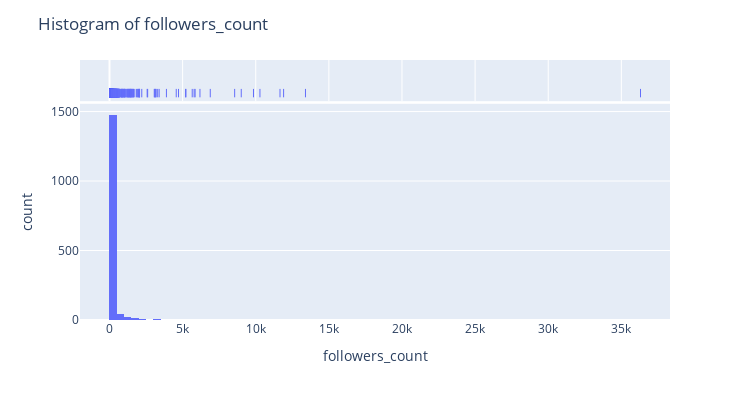
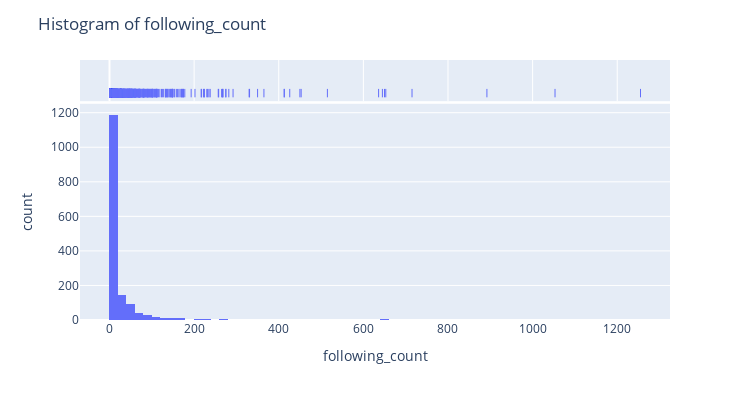
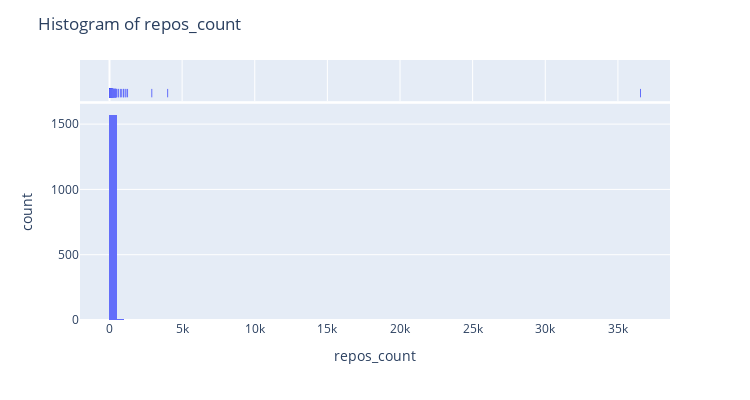
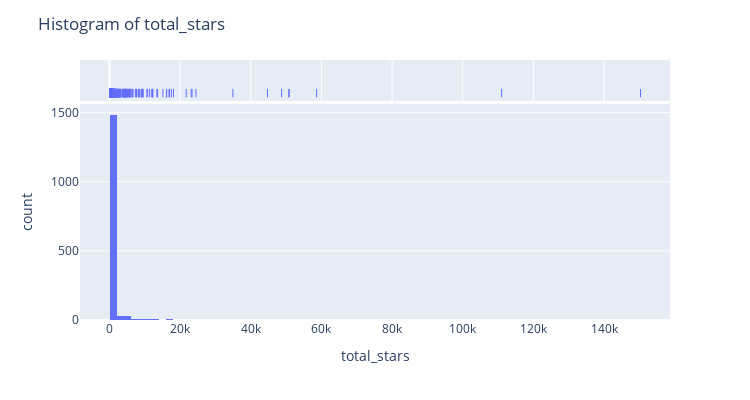

Notebook code for these charts, in order:
### Markdown cell above
Since it is a bit difficult to interpret all the above values at once, we visualize the distributions in the following using histograms and box plots. This will make it easier to detect outliers, i.e. data that is distinctively different from other observations.

### Code cell
# plot histogram
for col in numeric_cols:
    fig = px.histogram(df, x=col, hover_data=[col], nbins=100, labels={'x':col, 'y':'count'}, marginal="rug")
    fig.update_layout(height=400, width=750, title_text=f'Histogram of {col}')
    fig.show()

### Figure 1 — Plotly figure (JSON) as saved in the notebook; plotly's stock layout.template omitted (floating-point values rounded to 4 significant figures; data arrays with more than 128 entries replaced by an {"elided": "..."} marker saying what was removed)
{"data": [{"alignmentgroup": "True", "bingroup": "x", "hovertemplate": "followers_count=%{x}<br>count=%{y}<extra></extra>", "legendgroup": "", "marker": {"color": "#636efa"}, "name": "", "nbinsx": 100, "offsetgroup": "", "orientation": "v", "showlegend": false, "type": "histogram", "x": {"elided": "1585 int values"}, "xaxis": "x", "yaxis": "y"}, {"alignmentgroup": "True", "boxpoints": "all", "customdata": {"elided": "1585x1 int values"}, "fillcolor": "rgba(255,255,255,0)", "hoveron": "points", "hovertemplate": "followers_count=%{customdata[0]}<extra></extra>", "jitter": 0, "legendgroup": "", "line": {"color": "rgba(255,255,255,0)"}, "marker": {"color": "#636efa", "symbol": "line-ns-open"}, "name": "", "offsetgroup": "", "showlegend": false, "type": "box", "x": {"elided": "1585 int values"}, "xaxis": "x2", "yaxis": "y2"}], "layout": {"barmode": "relative", "height": 400, "legend": {"tracegroupgap": 0}, "margin": {"t": 60}, "title": {"text": "Histogram of followers_count"}, "width": 750, "xaxis": {"anchor": "y", "domain": [0, 1], "title": {"text": "followers_count"}}, "xaxis2": {"anchor": "y2", "domain": [0, 1], "matches": "x", "showgrid": true, "showticklabels": false}, "yaxis": {"anchor": "x", "domain": [0, 0.8316], "title": {"text": "count"}}, "yaxis2": {"anchor": "x2", "domain": [0.8416, 1], "matches": "y2", "showgrid": false, "showline": false, "showticklabels": false, "ticks": ""}}}

### Figure 2 — Plotly figure (JSON) as saved in the notebook; plotly's stock layout.template omitted (floating-point values rounded to 4 significant figures; data arrays with more than 128 entries replaced by an {"elided": "..."} marker saying what was removed)
{"data": [{"alignmentgroup": "True", "bingroup": "x", "hovertemplate": "following_count=%{x}<br>count=%{y}<extra></extra>", "legendgroup": "", "marker": {"color": "#636efa"}, "name": "", "nbinsx": 100, "offsetgroup": "", "orientation": "v", "showlegend": false, "type": "histogram", "x": {"elided": "1585 int values"}, "xaxis": "x", "yaxis": "y"}, {"alignmentgroup": "True", "boxpoints": "all", "customdata": {"elided": "1585x1 int values"}, "fillcolor": "rgba(255,255,255,0)", "hoveron": "points", "hovertemplate": "following_count=%{customdata[0]}<extra></extra>", "jitter": 0, "legendgroup": "", "line": {"color": "rgba(255,255,255,0)"}, "marker": {"color": "#636efa", "symbol": "line-ns-open"}, "name": "", "offsetgroup": "", "showlegend": false, "type": "box", "x": {"elided": "1585 int values"}, "xaxis": "x2", "yaxis": "y2"}], "layout": {"barmode": "relative", "height": 400, "legend": {"tracegroupgap": 0}, "margin": {"t": 60}, "title": {"text": "Histogram of following_count"}, "width": 750, "xaxis": {"anchor": "y", "domain": [0, 1], "title": {"text": "following_count"}}, "xaxis2": {"anchor": "y2", "domain": [0, 1], "matches": "x", "showgrid": true, "showticklabels": false}, "yaxis": {"anchor": "x", "domain": [0, 0.8316], "title": {"text": "count"}}, "yaxis2": {"anchor": "x2", "domain": [0.8416, 1], "matches": "y2", "showgrid": false, "showline": false, "showticklabels": false, "ticks": ""}}}

### Figure 3 — Plotly figure (JSON) as saved in the notebook; plotly's stock layout.template omitted (floating-point values rounded to 4 significant figures; data arrays with more than 128 entries replaced by an {"elided": "..."} marker saying what was removed)
{"data": [{"alignmentgroup": "True", "bingroup": "x", "hovertemplate": "repos_count=%{x}<br>count=%{y}<extra></extra>", "legendgroup": "", "marker": {"color": "#636efa"}, "name": "", "nbinsx": 100, "offsetgroup": "", "orientation": "v", "showlegend": false, "type": "histogram", "x": {"elided": "1585 int values"}, "xaxis": "x", "yaxis": "y"}, {"alignmentgroup": "True", "boxpoints": "all", "customdata": {"elided": "1585x1 int values"}, "fillcolor": "rgba(255,255,255,0)", "hoveron": "points", "hovertemplate": "repos_count=%{customdata[0]}<extra></extra>", "jitter": 0, "legendgroup": "", "line": {"color": "rgba(255,255,255,0)"}, "marker": {"color": "#636efa", "symbol": "line-ns-open"}, "name": "", "offsetgroup": "", "showlegend": false, "type": "box", "x": {"elided": "1585 int values"}, "xaxis": "x2", "yaxis": "y2"}], "layout": {"barmode": "relative", "height": 400, "legend": {"tracegroupgap": 0}, "margin": {"t": 60}, "title": {"text": "Histogram of repos_count"}, "width": 750, "xaxis": {"anchor": "y", "domain": [0, 1], "title": {"text": "repos_count"}}, "xaxis2": {"anchor": "y2", "domain": [0, 1], "matches": "x", "showgrid": true, "showticklabels": false}, "yaxis": {"anchor": "x", "domain": [0, 0.8316], "title": {"text": "count"}}, "yaxis2": {"anchor": "x2", "domain": [0.8416, 1], "matches": "y2", "showgrid": false, "showline": false, "showticklabels": false, "ticks": ""}}}

### Figure 4 — Plotly figure (JSON) as saved in the notebook; plotly's stock layout.template omitted (floating-point values rounded to 4 significant figures; data arrays with more than 128 entries replaced by an {"elided": "..."} marker saying what was removed)
{"data": [{"alignmentgroup": "True", "bingroup": "x", "hovertemplate": "total_stars=%{x}<br>count=%{y}<extra></extra>", "legendgroup": "", "marker": {"color": "#636efa"}, "name": "", "nbinsx": 100, "offsetgroup": "", "orientation": "v", "showlegend": false, "type": "histogram", "x": {"elided": "1585 int values"}, "xaxis": "x", "yaxis": "y"}, {"alignmentgroup": "True", "boxpoints": "all", "customdata": {"elided": "1585x1 int values"}, "fillcolor": "rgba(255,255,255,0)", "hoveron": "points", "hovertemplate": "total_stars=%{customdata[0]}<extra></extra>", "jitter": 0, "legendgroup": "", "line": {"color": "rgba(255,255,255,0)"}, "marker": {"color": "#636efa", "symbol": "line-ns-open"}, "name": "", "offsetgroup": "", "showlegend": false, "type": "box", "x": {"elided": "1585 int values"}, "xaxis": "x2", "yaxis": "y2"}], "layout": {"barmode": "relative", "height": 400, "legend": {"tracegroupgap": 0}, "margin": {"t": 60}, "title": {"text": "Histogram of total_stars"}, "width": 750, "xaxis": {"anchor": "y", "domain": [0, 1], "title": {"text": "total_stars"}}, "xaxis2": {"anchor": "y2", "domain": [0, 1], "matches": "x", "showgrid": true, "showticklabels": false}, "yaxis": {"anchor": "x", "domain": [0, 0.8316], "title": {"text": "count"}}, "yaxis2": {"anchor": "x2", "domain": [0.8416, 1], "matches": "y2", "showgrid": false, "showline": false, "showticklabels": false, "ticks": ""}}}
